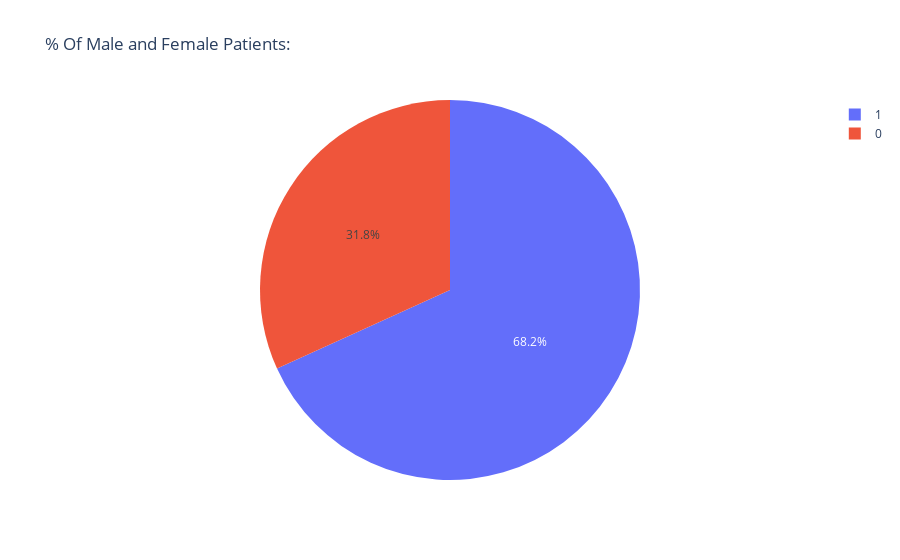

Notebook cell for this chart:
### Code cell
s=df["sex"].value_counts().reset_index()
px.pie(s,names="index",values="sex",title="% Of Male and Female Patients:")

### Figure 1 — Plotly figure (JSON) as saved in the notebook; plotly's stock layout.template omitted (floating-point values rounded to 4 significant figures)
{"data": [{"domain": {"x": [0, 1], "y": [0, 1]}, "hovertemplate": "index=%{label}<br>sex=%{value}<extra></extra>", "labels": [1, 0], "legendgroup": "", "name": "", "showlegend": true, "type": "pie", "values": [206, 96]}], "layout": {"legend": {"tracegroupgap": 0}, "title": {"text": "% Of Male and Female Patients:"}}}
